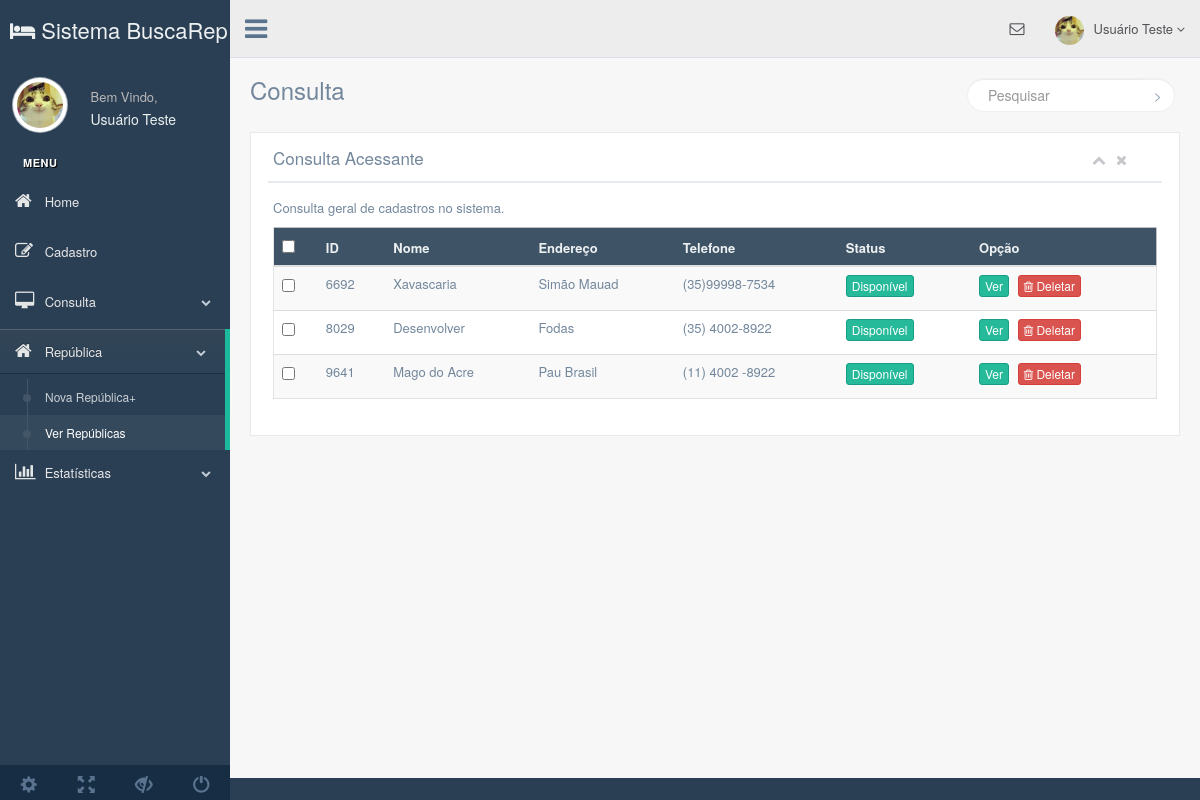
The app's page /production/rep_view.php, older data.
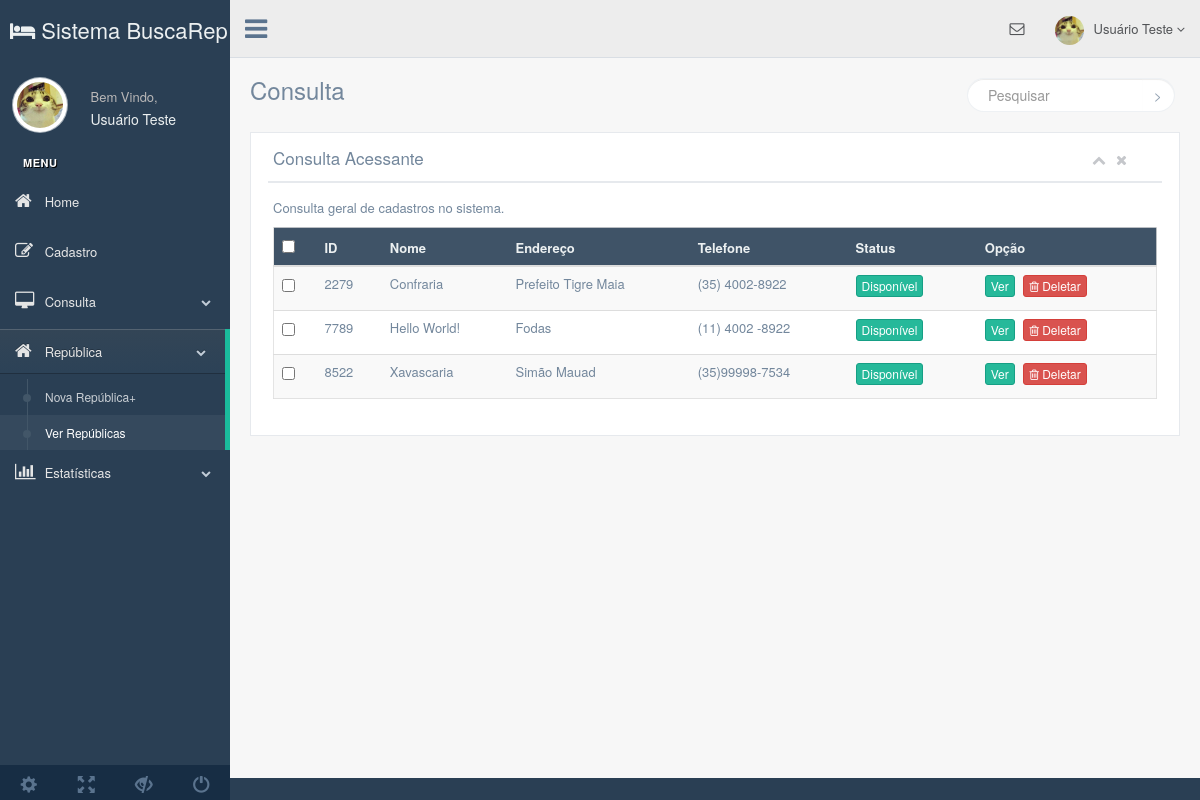
The same page, newer data.
### tables this page shows
CREATE TABLE `republica` (
  `id` int(5) NOT NULL,
  `name` varchar(25) NOT NULL,
  `type` varchar(10) NOT NULL,
  `state` varchar(20) NOT NULL,
  `city` varchar(30) NOT NULL,
  `street` varchar(45) NOT NULL,
  `neighborhood` varchar(20) NOT NULL,
  `number` int(4) NOT NULL,
  `complement` varchar(15) NOT NULL,
  `email` varchar(45) NOT NULL,
  `phone` varchar(20) NOT NULL,
  `qtd` int(2) NOT NULL,
  `services` varchar(80) NOT NULL,
  `agency` varchar(20) NOT NULL,
  `img_name` varchar(40) NOT NULL
);

### production/rep_view.php (the view, shortened to what this page needs)
<?php
include_once('connection/connect.php');
$comando = "SELECT * FROM republica";
$resultado = mysqli_query($conn, $comando);
?>
<!DOCTYPE html>
<html lang="en">
  <head>
    <link href="../vendors/bootstrap/dist/css/bootstrap.min.css" rel="stylesheet">
    <link href="../vendors/font-awesome/css/font-awesome.min.css" rel="stylesheet">
    <link href="../vendors/nprogress/nprogress.css" rel="stylesheet">
    <link href="../build/css/custom.min.css" rel="stylesheet">
  </head>
  <body class="nav-md">
    <div class="container body">
      <div class="main_container">
        <div class="col-md-3 left_col">
          <div class="left_col scroll-view">
            <div class="navbar nav_title" style="border: 0;"><a href="user_home.php" class="site_title"><em class="fa fa-hotel"></em> <span>Sistema BuscaRep</span></a></div>
            <div class="profile clearfix">
              <div class="profile_pic">
                <img src="images/img.jpg" alt="..." class="img-circle profile_img">
              </div>
              <div class="profile_info">
                <span>Bem Vindo,</span>
                <h2>Usuário Teste</h2>
              </div>
              <div class="clearfix"></div>
            </div>
            <br />
		            <div id="sidebar-menu" class="main_menu_side hidden-print main_menu">
              <div class="menu_section">
                <h3>Menu</h3>
                <ul class="nav side-menu">
                  <li><a href="user_home.php"><em class="fa fa-home"></em> Home </a></li>
                  <li><a><em class="fa fa-edit"></em> Cadastro </a>
                  </li>
                  <li><a><em class="fa fa-desktop"></em> Consulta<span class="fa fa-chevron-down"></span></a>
                  </li>
                  <li><a><em class="fa fa-home"></em> República <span class="fa fa-chevron-down"></span></a>
                    <ul class="nav child_menu">
                     <li><a href="rep_cad_page.php"> Nova República+</a></li>
				     <li><a href="rep_view.php">Ver Repúblicas</a></li>
                    </ul>
                  <li><a><em class="fa fa-bar-chart-o"></em> Estatísticas <span class="fa fa-chevron-down"></span></a>
                  </li>
                </ul>
              </div>
            </div>
            <div class="sidebar-footer hidden-small">
              <a data-toggle="tooltip" data-placement="top" title="Settings">
                <span class="glyphicon glyphicon-cog" aria-hidden="true"></span>
              </a>
              <a data-toggle="tooltip" data-placement="top" title="FullScreen">
                <span class="glyphicon glyphicon-fullscreen" aria-hidden="true"></span>
              </a>
              <a data-toggle="tooltip" data-placement="top" title="Lock">
                <span class="glyphicon glyphicon-eye-close" aria-hidden="true"></span>
              </a>
              <a data-toggle="tooltip" data-placement="top" title="Logout">
                <span class="glyphicon glyphicon-off" aria-hidden="true"></span>
              </a>
            </div>
          </div>
        </div>
        <div class="top_nav">
          <div class="nav_menu">
            <nav>
              <div class="nav toggle">
                <a id="menu_toggle"><i class="fa fa-bars"></i></a>
              </div>
              <ul class="nav navbar-nav navbar-right">
                <li class="">
                  <a href="javascript:;" class="user-profile dropdown-toggle" data-toggle="dropdown" aria-expanded="false">
                    <img src="images/img.jpg" alt="">Usuário Teste
                    <span class=" fa fa-angle-down"></span>
                  </a>
                </li>
                <li role="presentation" class="dropdown">
                  <a href="javascript:;" class="dropdown-toggle info-number" data-toggle="dropdown" aria-expanded="false">
                    <i class="fa fa-envelope-o"></i>
                  </a>
                </li>
              </ul>
            </nav>
          </div>
        </div>
        <div class="right_col" role="main">
          <div class="">
            <div class="page-title">
              <div class="title_left">
                <h3>Consulta</h3>
              </div>
              <div class="title_right">
                <div class="col-md-5 col-sm-5 col-xs-12 form-group pull-right top_search">
                  <div class="input-group">
                    <input type="text" class="form-control" placeholder="Pesquisar">
                    <span class="input-group-btn">
                      <button class="btn btn-default" type="button">></button>
                    </span>
                  </div>
                </div>
              </div>
            </div>
            <div class="clearfix"></div>
				<div class="x_panel">
                  <div class="x_title">
                    <h2>Consulta Acessante</h2>
                    <ul class="nav navbar-right panel_toolbox">
                      <li><a class="collapse-link"><i class="fa fa-chevron-up"></i></a>
                      </li>
                      <li><a class="close-link"><i class="fa fa-close"></i></a>
                      </li>
                    </ul>
                    <div class="clearfix"></div>
                  </div>
                  <div class="x_content">
                    <p>Consulta geral de cadastros no sistema.</p>
                    <div class="table-responsive">
                      <table class="table table-striped jambo_table bulk_action">
                        <thead>
                          <tr class="headings">
                            <th>
                              <input type="checkbox" id="check-all" class="flat">
                            </th>
                            <th class="column-title">ID</th>
                            <th class="column-title">Nome</th>
                            <th class="column-title">Endereço</th>
                            <th class="column-title">Telefone</th>
                            <th class="column-title">Status </th>
                            <th class="column-title no-link last"><span class="nobr">Opção</span>
                            </th>
                          </tr>
                        </thead>
                        <tbody>
                          <?php while($dado = mysqli_fetch_array($resultado)){ ?>
                           <tr class="even pointer">
                            <td class="a-center ">
                            <input type="checkbox" class="flat" name="table_records">
                            </td>
                          	<td class=" "><?php echo $dado["id"]; ?></td>
                            <td class=" "><?php echo $dado["name"]; ?></td>
                            <td class=" "><?php echo $dado["street"]; ?></td>
                            <td class=" "><?php echo $dado["phone"]; ?></td>
                            <td><button type="button" class="btn btn-success btn-xs">Disponível</button></td>
                           	<td>
                            <a href="rep_page.php?id=<?php echo $dado["id"] ?>"><button type="button" class="btn btn-success btn-xs">Ver</button></a>
                            <a href="rep_delete.php?id=<?php echo $dado["id"] ?>" class="btn btn-danger btn-xs"><i class="fa fa-trash-o"></i> Deletar </a>
                          	</td>
                          </tr>
                          <?php } ?>
                        </tbody>
                      </table>
                    </div>
                  </div>
                </div>
            </div>
          </div>
        </div>
      </div>
  </body>
</html>

Row changes from the older to the newer data that the page shows:
removed republica: id "6692", name "Xavascaria", street "Simão Mauad", phone "(35)99998-7534"
removed republica: id "8029", name "Desenvolver", street "Fodas", phone "(35) 4002-8922"
removed republica: id "9641", name "Mago do Acre", street "Pau Brasil", phone "(11) 4002 -8922"
added republica: id "2279", name "Confraria", street "Prefeito Tigre Maia", phone "(35) 4002-8922"
added republica: id "7789", name "Hello World!", street "Fodas", phone "(11) 4002 -8922"
added republica: id "8522", name "Xavascaria", street "Simão Mauad", phone "(35)99998-7534"
